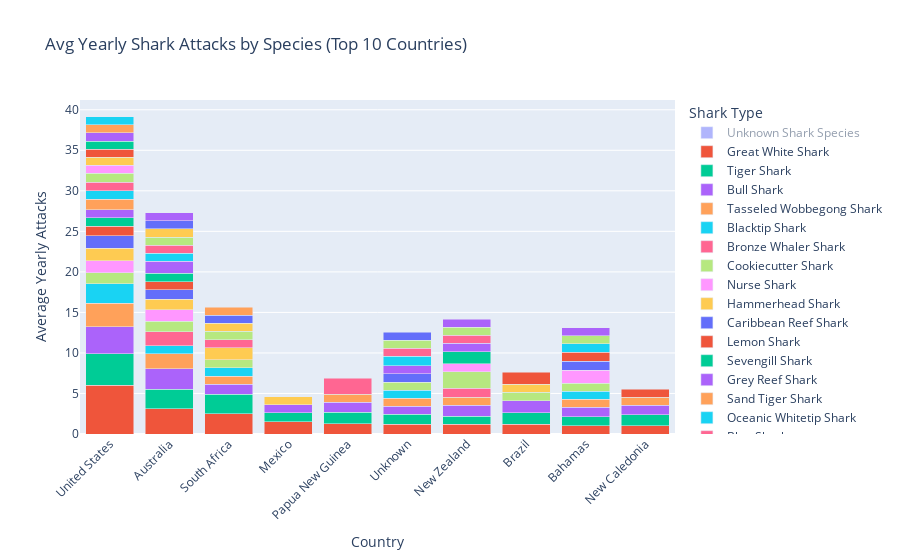

Here is the notebook cell this chart was saved with:
### Code cell
fig = px.bar(species_avg_yearly, 
             x="Country", 
             y="Avg Yearly Attacks", 
             color="Species",
             title="Avg Yearly Shark Attacks by Species (Top 10 Countries)",
             labels={"Country": "Country", "Avg Yearly Attacks": "Average Yearly Attacks", "Species": "Shark Type"},
             barmode="stack")

# Rotate x-axis labels for readability
fig.update_layout(xaxis_tickangle=-45)

# Show the chart
fig.show()

### Figure 1 — Plotly figure (JSON) as saved in the notebook; plotly's stock layout.template omitted (floating-point values rounded to 4 significant figures)
{"data": [{"alignmentgroup": "True", "hovertemplate": "Shark Type=Unknown Shark Species<br>Country=%{x}<br>Average Yearly Attacks=%{y}<extra></extra>", "legendgroup": "Unknown Shark Species", "marker": {"color": "#636efa", "pattern": {"shape": ""}}, "name": "Unknown Shark Species", "offsetgroup": "Unknown Shark Species", "orientation": "v", "showlegend": true, "textposition": "auto", "type": "bar", "visible": "legendonly", "x": ["United States", "Australia", "Papua New Guinea", "Brazil", "South Africa", "Unknown", "Mexico", "Bahamas", "New Zealand", "New Caledonia"], "xaxis": "x", "y": [11.61, 4.224, 3.08, 2.778, 2.204, 2, 1.75, 1.654, 1.438, 1.4], "yaxis": "y"}, {"alignmentgroup": "True", "hovertemplate": "Shark Type=Great White Shark<br>Country=%{x}<br>Average Yearly Attacks=%{y}<extra></extra>", "legendgroup": "Great White Shark", "marker": {"color": "#EF553B", "pattern": {"shape": ""}}, "name": "Great White Shark", "offsetgroup": "Great White Shark", "orientation": "v", "showlegend": true, "textposition": "auto", "type": "bar", "x": ["United States", "Australia", "South Africa", "Mexico", "Papua New Guinea", "Unknown", "New Zealand", "Brazil", "Bahamas", "New Caledonia"], "xaxis": "x", "y": [5.987, 3.104, 2.484, 1.5, 1.286, 1.214, 1.211, 1.2, 1, 1], "yaxis": "y"}, {"alignmentgroup": "True", "hovertemplate": "Shark Type=Tiger Shark<br>Country=%{x}<br>Average Yearly Attacks=%{y}<extra></extra>", "legendgroup": "Tiger Shark", "marker": {"color": "#00cc96", "pattern": {"shape": ""}}, "name": "Tiger Shark", "offsetgroup": "Tiger Shark", "orientation": "v", "showlegend": true, "textposition": "auto", "type": "bar", "x": ["United States", "Australia", "South Africa", "Brazil", "Papua New Guinea", "New Caledonia", "Unknown", "Bahamas", "Mexico", "New Zealand"], "xaxis": "x", "y": [3.906, 2.423, 2.4, 1.429, 1.417, 1.364, 1.2, 1.125, 1.111, 1], "yaxis": "y"}, {"alignmentgroup": "True", "hovertemplate": "Shark Type=Bull Shark<br>Country=%{x}<br>Average Yearly Attacks=%{y}<extra></extra>", "legendgroup": "Bull Shark", "marker": {"color": "#ab63fa", "pattern": {"shape": ""}}, "name": "Bull Shark", "offsetgroup": "Bull Shark", "orientation": "v", "showlegend": true, "textposition": "auto", "type": "bar", "x": ["United States", "Australia", "Brazil", "New Zealand", "South Africa", "Papua New Guinea", "Bahamas", "New Caledonia", "Unknown", "Mexico"], "xaxis": "x", "y": [3.339, 2.545, 1.5, 1.333, 1.269, 1.2, 1.167, 1.167, 1, 1], "yaxis": "y"}, {"alignmentgroup": "True", "hovertemplate": "Shark Type=Tasseled Wobbegong Shark<br>Country=%{x}<br>Average Yearly Attacks=%{y}<extra></extra>", "legendgroup": "Tasseled Wobbegong Shark", "marker": {"color": "#FFA15A", "pattern": {"shape": ""}}, "name": "Tasseled Wobbegong Shark", "offsetgroup": "Tasseled Wobbegong Shark", "orientation": "v", "showlegend": true, "textposition": "auto", "type": "bar", "x": ["United States", "Australia", "Unknown", "Bahamas", "South Africa", "Papua New Guinea", "New Zealand", "New Caledonia"], "xaxis": "x", "y": [2.905, 1.811, 1, 1, 1, 1, 1, 1], "yaxis": "y"}, {"alignmentgroup": "True", "hovertemplate": "Shark Type=Blacktip Shark<br>Country=%{x}<br>Average Yearly Attacks=%{y}<extra></extra>", "legendgroup": "Blacktip Shark", "marker": {"color": "#19d3f3", "pattern": {"shape": ""}}, "name": "Blacktip Shark", "offsetgroup": "Blacktip Shark", "orientation": "v", "showlegend": true, "textposition": "auto", "type": "bar", "x": ["United States", "Unknown", "Australia", "Bahamas", "South Africa"], "xaxis": "x", "y": [2.385, 1, 1, 1, 1], "yaxis": "y"}, {"alignmentgroup": "True", "hovertemplate": "Shark Type=Bronze Whaler Shark<br>Country=%{x}<br>Average Yearly Attacks=%{y}<extra></extra>", "legendgroup": "Bronze Whaler Shark", "marker": {"color": "#FF6692", "pattern": {"shape": ""}}, "name": "Bronze Whaler Shark", "offsetgroup": "Bronze Whaler Shark", "orientation": "v", "showlegend": true, "textposition": "auto", "type": "bar", "x": ["Papua New Guinea", "Australia", "New Zealand"], "xaxis": "x", "y": [2, 1.718, 1.125], "yaxis": "y"}, {"alignmentgroup": "True", "hovertemplate": "Shark Type=Cookiecutter Shark<br>Country=%{x}<br>Average Yearly Attacks=%{y}<extra></extra>", "legendgroup": "Cookiecutter Shark", "marker": {"color": "#B6E880", "pattern": {"shape": ""}}, "name": "Cookiecutter Shark", "offsetgroup": "Cookiecutter Shark", "orientation": "v", "showlegend": true, "textposition": "auto", "type": "bar", "x": ["New Zealand", "United States", "Australia", "Unknown", "Bahamas", "Brazil", "South Africa"], "xaxis": "x", "y": [2, 1.4, 1.333, 1, 1, 1, 1], "yaxis": "y"}, {"alignmentgroup": "True", "hovertemplate": "Shark Type=Nurse Shark<br>Country=%{x}<br>Average Yearly Attacks=%{y}<extra></extra>", "legendgroup": "Nurse Shark", "marker": {"color": "#FF97FF", "pattern": {"shape": ""}}, "name": "Nurse Shark", "offsetgroup": "Nurse Shark", "orientation": "v", "showlegend": true, "textposition": "auto", "type": "bar", "x": ["Bahamas", "United States", "Australia", "New Zealand"], "xaxis": "x", "y": [1.6, 1.438, 1.417, 1], "yaxis": "y"}, {"alignmentgroup": "True", "hovertemplate": "Shark Type=Hammerhead Shark<br>Country=%{x}<br>Average Yearly Attacks=%{y}<extra></extra>", "legendgroup": "Hammerhead Shark", "marker": {"color": "#FECB52", "pattern": {"shape": ""}}, "name": "Hammerhead Shark", "offsetgroup": "Hammerhead Shark", "orientation": "v", "showlegend": true, "textposition": "auto", "type": "bar", "x": ["United States", "South Africa", "Australia", "Brazil", "Mexico"], "xaxis": "x", "y": [1.579, 1.5, 1.25, 1, 1], "yaxis": "y"}, {"alignmentgroup": "True", "hovertemplate": "Shark Type=Caribbean Reef Shark<br>Country=%{x}<br>Average Yearly Attacks=%{y}<extra></extra>", "legendgroup": "Caribbean Reef Shark", "marker": {"color": "#636efa", "pattern": {"shape": ""}}, "name": "Caribbean Reef Shark", "offsetgroup": "Caribbean Reef Shark", "orientation": "v", "showlegend": true, "textposition": "auto", "type": "bar", "x": ["United States", "Australia", "Bahamas", "Unknown"], "xaxis": "x", "y": [1.5, 1.2, 1.071, 1], "yaxis": "y"}, {"alignmentgroup": "True", "hovertemplate": "Shark Type=Lemon Shark<br>Country=%{x}<br>Average Yearly Attacks=%{y}<extra></extra>", "legendgroup": "Lemon Shark", "marker": {"color": "#EF553B", "pattern": {"shape": ""}}, "name": "Lemon Shark", "offsetgroup": "Lemon Shark", "orientation": "v", "showlegend": true, "textposition": "auto", "type": "bar", "x": ["Brazil", "United States", "Bahamas", "Australia", "New Caledonia"], "xaxis": "x", "y": [1.5, 1.211, 1.143, 1, 1], "yaxis": "y"}, {"alignmentgroup": "True", "hovertemplate": "Shark Type=Sevengill Shark<br>Country=%{x}<br>Average Yearly Attacks=%{y}<extra></extra>", "legendgroup": "Sevengill Shark", "marker": {"color": "#00cc96", "pattern": {"shape": ""}}, "name": "Sevengill Shark", "offsetgroup": "Sevengill Shark", "orientation": "v", "showlegend": true, "textposition": "auto", "type": "bar", "x": ["New Zealand", "United States", "Australia"], "xaxis": "x", "y": [1.5, 1, 1], "yaxis": "y"}, {"alignmentgroup": "True", "hovertemplate": "Shark Type=Grey Reef Shark<br>Country=%{x}<br>Average Yearly Attacks=%{y}<extra></extra>", "legendgroup": "Grey Reef Shark", "marker": {"color": "#ab63fa", "pattern": {"shape": ""}}, "name": "Grey Reef Shark", "offsetgroup": "Grey Reef Shark", "orientation": "v", "showlegend": true, "textposition": "auto", "type": "bar", "x": ["Australia", "United States", "Unknown", "New Zealand"], "xaxis": "x", "y": [1.5, 1, 1, 1], "yaxis": "y"}, {"alignmentgroup": "True", "hovertemplate": "Shark Type=Sand Tiger Shark<br>Country=%{x}<br>Average Yearly Attacks=%{y}<extra></extra>", "legendgroup": "Sand Tiger Shark", "marker": {"color": "#FFA15A", "pattern": {"shape": ""}}, "name": "Sand Tiger Shark", "offsetgroup": "Sand Tiger Shark", "orientation": "v", "showlegend": true, "textposition": "auto", "type": "bar", "x": ["United States"], "xaxis": "x", "y": [1.333], "yaxis": "y"}, {"alignmentgroup": "True", "hovertemplate": "Shark Type=Oceanic Whitetip Shark<br>Country=%{x}<br>Average Yearly Attacks=%{y}<extra></extra>", "legendgroup": "Oceanic Whitetip Shark", "marker": {"color": "#19d3f3", "pattern": {"shape": ""}}, "name": "Oceanic Whitetip Shark", "offsetgroup": "Oceanic Whitetip Shark", "orientation": "v", "showlegend": true, "textposition": "auto", "type": "bar", "x": ["Unknown", "United States", "Bahamas", "Australia"], "xaxis": "x", "y": [1.167, 1, 1, 1], "yaxis": "y"}, {"alignmentgroup": "True", "hovertemplate": "Shark Type=Blue Shark<br>Country=%{x}<br>Average Yearly Attacks=%{y}<extra></extra>", "legendgroup": "Blue Shark", "marker": {"color": "#FF6692", "pattern": {"shape": ""}}, "name": "Blue Shark", "offsetgroup": "Blue Shark", "orientation": "v", "showlegend": true, "textposition": "auto", "type": "bar", "x": ["United States", "Unknown", "South Africa", "Australia", "New Zealand"], "xaxis": "x", "y": [1.091, 1, 1, 1, 1], "yaxis": "y"}, {"alignmentgroup": "True", "hovertemplate": "Shark Type=Mako Shark<br>Country=%{x}<br>Average Yearly Attacks=%{y}<extra></extra>", "legendgroup": "Mako Shark", "marker": {"color": "#B6E880", "pattern": {"shape": ""}}, "name": "Mako Shark", "offsetgroup": "Mako Shark", "orientation": "v", "showlegend": true, "textposition": "auto", "type": "bar", "x": ["United States", "Unknown", "Bahamas", "Australia", "South Africa", "New Zealand"], "xaxis": "x", "y": [1.071, 1, 1, 1, 1, 1], "yaxis": "y"}, {"alignmentgroup": "True", "hovertemplate": "Shark Type=Basking Shark<br>Country=%{x}<br>Average Yearly Attacks=%{y}<extra></extra>", "legendgroup": "Basking Shark", "marker": {"color": "#FF97FF", "pattern": {"shape": ""}}, "name": "Basking Shark", "offsetgroup": "Basking Shark", "orientation": "v", "showlegend": true, "textposition": "auto", "type": "bar", "x": ["United States"], "xaxis": "x", "y": [1], "yaxis": "y"}, {"alignmentgroup": "True", "hovertemplate": "Shark Type=Dusky Shark<br>Country=%{x}<br>Average Yearly Attacks=%{y}<extra></extra>", "legendgroup": "Dusky Shark", "marker": {"color": "#FECB52", "pattern": {"shape": ""}}, "name": "Dusky Shark", "offsetgroup": "Dusky Shark", "orientation": "v", "showlegend": true, "textposition": "auto", "type": "bar", "x": ["United States", "Australia", "South Africa"], "xaxis": "x", "y": [1, 1, 1], "yaxis": "y"}, {"alignmentgroup": "True", "hovertemplate": "Shark Type=Whale Shark<br>Country=%{x}<br>Average Yearly Attacks=%{y}<extra></extra>", "legendgroup": "Whale Shark", "marker": {"color": "#636efa", "pattern": {"shape": ""}}, "name": "Whale Shark", "offsetgroup": "Whale Shark", "orientation": "v", "showlegend": true, "textposition": "auto", "type": "bar", "x": ["South Africa", "Australia", "Unknown"], "xaxis": "x", "y": [1, 1, 1], "yaxis": "y"}, {"alignmentgroup": "True", "hovertemplate": "Shark Type=Galapagos Shark<br>Country=%{x}<br>Average Yearly Attacks=%{y}<extra></extra>", "legendgroup": "Galapagos Shark", "marker": {"color": "#EF553B", "pattern": {"shape": ""}}, "name": "Galapagos Shark", "offsetgroup": "Galapagos Shark", "orientation": "v", "showlegend": true, "textposition": "auto", "type": "bar", "x": ["United States"], "xaxis": "x", "y": [1], "yaxis": "y"}, {"alignmentgroup": "True", "hovertemplate": "Shark Type=Horn Shark<br>Country=%{x}<br>Average Yearly Attacks=%{y}<extra></extra>", "legendgroup": "Horn Shark", "marker": {"color": "#00cc96", "pattern": {"shape": ""}}, "name": "Horn Shark", "offsetgroup": "Horn Shark", "orientation": "v", "showlegend": true, "textposition": "auto", "type": "bar", "x": ["United States"], "xaxis": "x", "y": [1], "yaxis": "y"}, {"alignmentgroup": "True", "hovertemplate": "Shark Type=Sandbar Shark<br>Country=%{x}<br>Average Yearly Attacks=%{y}<extra></extra>", "legendgroup": "Sandbar Shark", "marker": {"color": "#ab63fa", "pattern": {"shape": ""}}, "name": "Sandbar Shark", "offsetgroup": "Sandbar Shark", "orientation": "v", "showlegend": true, "textposition": "auto", "type": "bar", "x": ["United States", "Bahamas", "Australia", "New Zealand"], "xaxis": "x", "y": [1, 1, 1, 1], "yaxis": "y"}, {"alignmentgroup": "True", "hovertemplate": "Shark Type=Thresher Shark<br>Country=%{x}<br>Average Yearly Attacks=%{y}<extra></extra>", "legendgroup": "Thresher Shark", "marker": {"color": "#FFA15A", "pattern": {"shape": ""}}, "name": "Thresher Shark", "offsetgroup": "Thresher Shark", "orientation": "v", "showlegend": true, "textposition": "auto", "type": "bar", "x": ["United States", "South Africa"], "xaxis": "x", "y": [1, 1], "yaxis": "y"}, {"alignmentgroup": "True", "hovertemplate": "Shark Type=Silky Shark<br>Country=%{x}<br>Average Yearly Attacks=%{y}<extra></extra>", "legendgroup": "Silky Shark", "marker": {"color": "#19d3f3", "pattern": {"shape": ""}}, "name": "Silky Shark", "offsetgroup": "Silky Shark", "orientation": "v", "showlegend": true, "textposition": "auto", "type": "bar", "x": ["United States"], "xaxis": "x", "y": [1], "yaxis": "y"}], "layout": {"autosize": true, "barmode": "stack", "legend": {"title": {"text": "Shark Type"}, "tracegroupgap": 0}, "title": {"text": "Avg Yearly Shark Attacks by Species (Top 10 Countries)"}, "xaxis": {"anchor": "y", "autorange": true, "domain": [0, 1], "range": [-0.5, 9.5], "tickangle": -45, "title": {"text": "Country"}, "type": "category"}, "yaxis": {"anchor": "x", "autorange": true, "domain": [0, 1], "range": [0, 41.2], "title": {"text": "Average Yearly Attacks"}, "type": "linear"}}}
